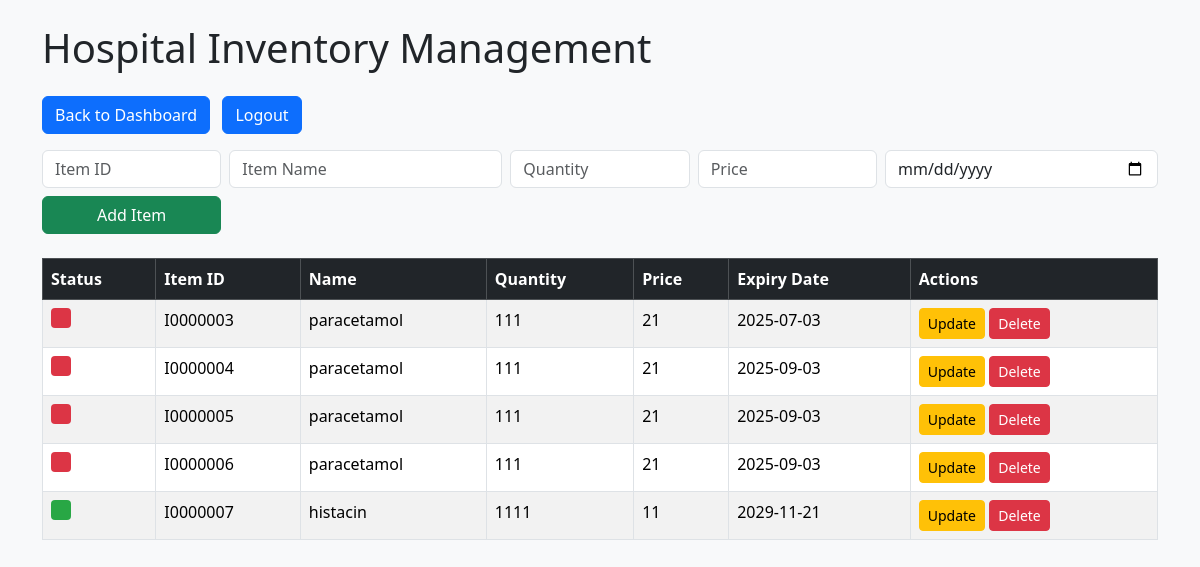
Screenshot of /HospitalDBMS/inventory.php (signed in) with the database file from the repository.
### tables this page shows
CREATE TABLE `inventory` (
  `Item_ID` char(8) NOT NULL,
  `Item_name` varchar(50) NOT NULL,
  `Quantity` int(11) NOT NULL,
  `Price` int(11) NOT NULL,
  `Expiry_date` date NOT NULL
);

### HospitalDBMS/inventory.php (the view, shortened to what this page needs)
<?php
include "dbconnect.php";
$admin_id = $_SESSION['pid'];
$stmt = $conn->prepare("SELECT hospital_id FROM staff WHERE PID = ?");
$stmt->bind_param("s", $admin_id);
$stmt->execute();
$result = $stmt->get_result();
$hospital_id = $result->fetch_assoc()['hospital_id'] ?? null;
$stmt = $conn->prepare("
    SELECT i.*
    FROM inventory i
    JOIN manages m ON i.Item_ID = m.Item_ID
    JOIN staff s ON m.PID = s.PID
    WHERE s.hospital_id = ?
");
$stmt->bind_param("s", $hospital_id);
$stmt->execute();
$inventory = $stmt->get_result();
$today = date('Y-m-d');
$soon = date('Y-m-d', strtotime('+7 days'));
?>
<!DOCTYPE html>
<html>
<head>
    <link href="https://cdn.jsdelivr.net/npm/bootstrap@5.3.2/dist/css/bootstrap.min.css" rel="stylesheet">
</head>
<body class="p-4 bg-light">
<div class="container">
    <h1 class="mb-4">Hospital Inventory Management</h1>
    <div class="mb-3">
        <a href="admin.php" class="btn btn-primary me-2">Back to Dashboard</a>
        <a href="logout.php" class="btn btn-primary">Logout</a>
    </div>
    <form method="POST" class="mb-4 row g-2">
        <div class="col-md-2">
            <input type="text" name="Item_ID" class="form-control" placeholder="Item ID" required>
        </div>
        <div class="col-md-3">
            <input type="text" name="Item_name" class="form-control" placeholder="Item Name" maxlength="50" required>
        </div>
        <div class="col-md-2">
            <input type="number" name="Quantity" class="form-control" placeholder="Quantity" required>
        </div>
        <div class="col-md-2">
            <input type="number" name="Price" class="form-control" placeholder="Price" required>
        </div>
        <div class="col-md-3">
            <input type="date" name="Expiry_date" class="form-control" required>
        </div>
        <div class="col-md-2 d-grid">
            <button type="submit" name="save" class="btn btn-success">Add Item</button>
        </div>
    </form>
    <table class="table table-bordered table-striped">
        <thead class="table-dark">
            <tr>
                <th>Status</th>
                <th>Item ID</th>
                <th>Name</th>
                <th>Quantity</th>
                <th>Price</th>
                <th>Expiry Date</th>
                <th>Actions</th>
            </tr>
        </thead>
        <tbody>
        <?php while ($row = $inventory->fetch_assoc()):
            $statusClass = "green";
            if (strtotime($row['Expiry_date']) < strtotime($today)) {
                $statusClass = "red";
            } elseif (strtotime($row['Expiry_date']) <= strtotime($soon)) {
                $statusClass = "yellow";
            }
        ?>
            <tr>
                <td><span class="status-box <?php echo $statusClass; ?>"></span></td>
                <td><?php echo htmlspecialchars($row['Item_ID']); ?></td>
                <td><?php echo htmlspecialchars($row['Item_name']); ?></td>
                <td><?php echo htmlspecialchars($row['Quantity']); ?></td>
                <td><?php echo htmlspecialchars($row['Price']); ?></td>
                <td><?php echo htmlspecialchars($row['Expiry_date']); ?></td>
                <td>
                    <a href="update_inventory.php?Item_ID=<?php echo urlencode($row['Item_ID']); ?>"
                       class="btn btn-warning btn-sm">Update</a>
                    <a href="?delete=<?php echo $row['Item_ID']; ?>"
                       class="btn btn-danger btn-sm"
                       onclick="return confirm('Delete this item?')">Delete</a>
                </td>
            </tr>
        <?php endwhile; ?>
        </tbody>
    </table>
</div>
</body>
</html>

### HospitalDBMS/inventory.php (style rules this page uses)
.status-box { width: 20px; height: 20px; display: inline-block; border-radius: 4px; }
.green { background-color: #28a745; }
.red { background-color: #dc3545; }

### rows the page displays
inventory: Item_ID "I0000003", Item_name "paracetamol", Quantity "111", Price "21", Expiry_date "2025-07-03"
inventory: Item_ID "I0000004", Item_name "paracetamol", Quantity "111", Price "21", Expiry_date "2025-09-03"
inventory: Item_ID "I0000005", Item_name "paracetamol", Quantity "111", Price "21", Expiry_date "2025-09-03"
inventory: Item_ID "I0000006", Item_name "paracetamol", Quantity "111", Price "21", Expiry_date "2025-09-03"
inventory: Item_ID "I0000007", Item_name "histacin", Quantity "1111", Price "11", Expiry_date "2029-11-21"
